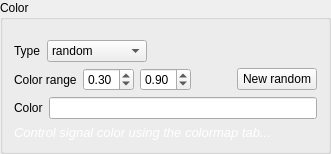
                <widget class="QGroupBox" name="groupBox_2">
                 <property name="title">
                  <string>Color</string>
                 </property>
                 <layout class="QVBoxLayout" name="verticalLayout_2">
                  <item>
                   <widget class="QWidget" name="widget_2" native="true">
                    <layout class="QHBoxLayout" name="horizontalLayout_3">
                     <property name="leftMargin">
                      <number>0</number>
                     </property>
                     <property name="rightMargin">
                      <number>0</number>
                     </property>
                     <property name="bottomMargin">
                      <number>0</number>
                     </property>
                     <item>
                      <widget class="QLabel" name="label_coltype">
                       <property name="text">
                        <string>Type</string>
                       </property>
                      </widget>
                     </item>
                     <item>
                      <widget class="QComboBox" name="_ndColType">
                       <item>
                        <property name="text">
                         <string>random</string>
                        </property>
                       </item>
                       <item>
                        <property name="text">
                         <string>uniform</string>
                        </property>
                       </item>
                       <item>
                        <property name="text">
                         <string>dyn_time</string>
                        </property>
                       </item>
                       <item>
                        <property name="text">
                         <string>dyn_minmax</string>
                        </property>
                       </item>
                      </widget>
                     </item>
                     <item>
                      <spacer name="horizontalSpacer_3">
                       <property name="orientation">
                        <enum>Qt::Horizontal</enum>
                       </property>
                       <property name="sizeHint" stdset="0">
                        <size>
                         <width>40</width>
                         <height>20</height>
                        </size>
                       </property>
                      </spacer>
                     </item>
                    </layout>
                   </widget>
                  </item>
                  <item>
                   <widget class="QWidget" name="_ndRndPan" native="true">
                    <layout class="QHBoxLayout" name="horizontalLayout">
                     <property name="margin">
                      <number>0</number>
                     </property>
                     <item>
                      <widget class="QLabel" name="label_3">
                       <property name="text">
                        <string>Color range</string>
                       </property>
                      </widget>
                     </item>
                     <item>
                      <widget class="QDoubleSpinBox" name="_ndRndDynMin">
                       <property name="maximum">
                        <double>0.900000000000000</double>
                       </property>
                       <property name="singleStep">
                        <double>0.100000000000000</double>
                       </property>
                       <property name="value">
                        <double>0.300000000000000</double>
                       </property>
                      </widget>
                     </item>
                     <item>
                      <widget class="QDoubleSpinBox" name="_ndRndDynMax">
                       <property name="minimum">
                        <double>0.100000000000000</double>
                       </property>
                       <property name="maximum">
                        <double>1.000000000000000</double>
                       </property>
                       <property name="singleStep">
                        <double>0.100000000000000</double>
                       </property>
                       <property name="value">
                        <double>0.900000000000000</double>
                       </property>
                      </widget>
                     </item>
                     <item>
                      <spacer name="horizontalSpacer_2">
                       <property name="orientation">
                        <enum>Qt::Horizontal</enum>
                       </property>
                       <property name="sizeHint" stdset="0">
                        <size>
                         <width>40</width>
                         <height>20</height>
                        </size>
                       </property>
                      </spacer>
                     </item>
                     <item>
                      <widget class="QPushButton" name="_ndRndNew">
                       <property name="text">
                        <string>New random</string>
                       </property>
                      </widget>
                     </item>
                    </layout>
                   </widget>
                  </item>
                  <item>
                   <widget class="QWidget" name="_ndUniPan" native="true">
                    <property name="minimumSize">
                     <size>
                      <width>0</width>
                      <height>0</height>
                     </size>
                    </property>
                    <layout class="QHBoxLayout" name="horizontalLayout_6">
                     <property name="margin">
                      <number>0</number>
                     </property>
                     <item>
                      <widget class="QLabel" name="label_8">
                       <property name="text">
                        <string>Color</string>
                       </property>
                      </widget>
                     </item>
                     <item>
                      <widget class="QLineEdit" name="_ndUniColor"/>
                     </item>
                    </layout>
                   </widget>
                  </item>
                  <item>
                   <widget class="QLabel" name="_ndDynText">
                    <property name="text">
                     <string>&lt;html&gt;&lt;head/&gt;&lt;body&gt;&lt;p&gt;&lt;span style=&quot; font-size:10pt; font-style:italic; color:#ffffff;&quot;&gt;Control signal color using the colormap tab...&lt;/span&gt;&lt;/p&gt;&lt;/body&gt;&lt;/html&gt;</string>
                    </property>
                   </widget>
                  </item>
                 </layout>
                </widget>
